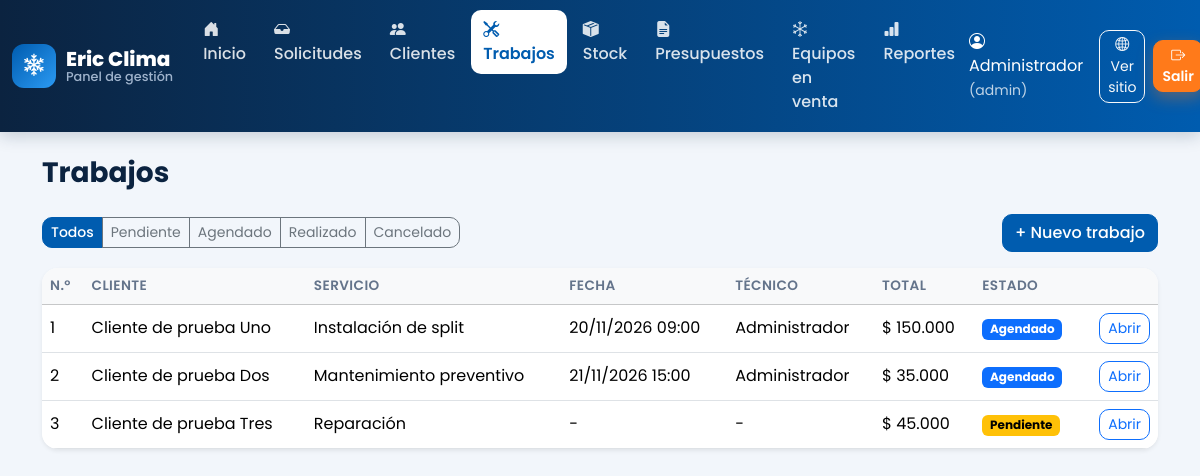
/admin/trabajos.php (signed in), run on the app's committed database.
### tables this page shows
CREATE TABLE trabajos (
    id               INT AUTO_INCREMENT PRIMARY KEY,
    cliente_id       INT NOT NULL,
    equipo_id        INT NULL,
    servicio_id      INT NOT NULL,
    tecnico_id       INT NULL,
    fecha_agendada   DATETIME NULL,
    fecha_realizado  DATE NULL,
    estado           ENUM('pendiente','agendado','realizado','cancelado') NOT NULL DEFAULT 'pendiente',
    total            DECIMAL(12,2) NOT NULL DEFAULT 0,
    garantia_hasta   DATE NULL,
    observaciones    TEXT NULL,
    CONSTRAINT fk_trabajos_cliente  FOREIGN KEY (cliente_id)  REFERENCES clientes(id)  ON DELETE RESTRICT,
    CONSTRAINT fk_trabajos_equipo   FOREIGN KEY (equipo_id)   REFERENCES equipos(id)   ON DELETE SET NULL,
    CONSTRAINT fk_trabajos_servicio FOREIGN KEY (servicio_id) REFERENCES servicios(id) ON DELETE RESTRICT,
    CONSTRAINT fk_trabajos_tecnico  FOREIGN KEY (tecnico_id)  REFERENCES usuarios(id)  ON DELETE SET NULL,
    UNIQUE KEY uq_tecnico_horario (tecnico_id, fecha_agendada),
    INDEX idx_trabajos_estado (estado)
);

CREATE TABLE clientes (
    id          INT AUTO_INCREMENT PRIMARY KEY,
    nombre      VARCHAR(120) NOT NULL,
    telefono    VARCHAR(30)  NOT NULL,
    email       VARCHAR(120) NULL,
    direccion   VARCHAR(150) NOT NULL,
    localidad   VARCHAR(80)  NOT NULL DEFAULT 'Bahía Blanca',
    activo      TINYINT(1) NOT NULL DEFAULT 1,
    fecha_alta  DATETIME NOT NULL DEFAULT CURRENT_TIMESTAMP,
    INDEX idx_clientes_nombre (nombre),
    INDEX idx_clientes_telefono (telefono)
);

CREATE TABLE servicios (
    id           INT AUTO_INCREMENT PRIMARY KEY,
    nombre       VARCHAR(80) NOT NULL UNIQUE,
    descripcion  TEXT NULL,
    precio_base  DECIMAL(12,2) NOT NULL DEFAULT 0,
    activo       TINYINT(1) NOT NULL DEFAULT 1
);

CREATE TABLE usuarios (
    id             INT AUTO_INCREMENT PRIMARY KEY,
    nombre         VARCHAR(100) NOT NULL,
    email          VARCHAR(120) NOT NULL UNIQUE,
    password_hash  VARCHAR(255) NOT NULL,
    rol            ENUM('admin','tecnico') NOT NULL DEFAULT 'tecnico',
    activo         TINYINT(1) NOT NULL DEFAULT 1,
    fecha_alta     DATETIME NOT NULL DEFAULT CURRENT_TIMESTAMP
);

### web/app/auth.php (called while the page is built, shortened)
<?php
require_once __DIR__ . '/config.php';
function usuario_actual(): ?array
{
    return $_SESSION['usuario'] ?? null;
}

### web/app/config.php (called while the page is built, shortened)
<?php
function e($texto): string
{
    return htmlspecialchars((string)$texto, ENT_QUOTES, 'UTF-8');
}
function pesos($n): string
{
    return '$ ' . number_format((float)$n, 0, ',', '.');
}

### web/admin/trabajos.php (the view, shortened to what this page needs)
<?php
require_once __DIR__ . '/../app/auth.php';
require_once __DIR__ . '/../app/layout.php';
$db = db();
$estados = ['pendiente', 'agendado', 'realizado', 'cancelado'];
$filtro = in_array($_GET['estado'] ?? '', $estados, true) ? $_GET['estado'] : '';
$sql = 'SELECT t.*, c.nombre AS cliente, c.direccion, s.nombre AS servicio, u.nombre AS tecnico
        FROM trabajos t
        JOIN clientes c ON c.id = t.cliente_id
        JOIN servicios s ON s.id = t.servicio_id
        LEFT JOIN usuarios u ON u.id = t.tecnico_id';
$st = $db->prepare($sql . ($filtro ? ' WHERE t.estado = ?' : '') . ' ORDER BY t.fecha_agendada IS NULL, t.fecha_agendada, t.id DESC');
$st->execute($filtro ? [$filtro] : []);
$trabajos = $st->fetchAll();
layout_inicio('Trabajos', 'trabajos');
?>
<div class="d-flex flex-wrap gap-2 mb-3 align-items-center">
    <div class="btn-group flex-wrap">
        <a href="trabajos.php" class="btn btn-sm <?= $filtro === '' ? 'btn-marca' : 'btn-outline-secondary' ?>">Todos</a>
        <?php foreach ($estados as $es): ?>
            <a href="trabajos.php?estado=<?= $es ?>" class="btn btn-sm <?= $filtro === $es ? 'btn-marca' : 'btn-outline-secondary' ?>"><?= ucfirst($es) ?></a>
        <?php endforeach; ?>
    </div>
    <button class="btn btn-marca ms-auto" data-bs-toggle="collapse" data-bs-target="#nuevoTrabajo">+ Nuevo trabajo</button>
</div>
<div class="card shadow-sm">
    <div class="table-responsive">
        <table class="table table-hover align-middle mb-0">
            <thead class="table-light"><tr><th>N.º</th><th>Cliente</th><th>Servicio</th><th>Fecha</th><th>Técnico</th><th>Total</th><th>Estado</th><th></th></tr></thead>
            <tbody>
            <?php foreach ($trabajos as $t): ?>
                <tr>
                    <td><?= $t['id'] ?></td>
                    <td><?= e($t['cliente']) ?></td>
                    <td><?= e($t['servicio']) ?></td>
                    <td class="text-nowrap"><?= $t['fecha_agendada'] ? date('d/m/Y H:i', strtotime($t['fecha_agendada'])) : '-' ?></td>
                    <td><?= e($t['tecnico'] ?? '-') ?></td>
                    <td class="text-nowrap"><?= pesos($t['total']) ?></td>
                    <td><?= badge_estado($t['estado']) ?></td>
                    <td class="text-end"><a class="btn btn-sm btn-outline-primary" href="trabajos.php?ver=<?= $t['id'] ?>">Abrir</a></td>
                </tr>
            <?php endforeach; ?>
            </tbody>
        </table>
    </div>
</div>
<?php layout_fin();

### web/app/layout.php (shortened to what this page needs)
<?php
function layout_inicio(string $titulo, string $activo = ''): void
{
    $u = usuario_actual();
    $menu = [
        'index'        => ['Inicio', 'bi-house-door-fill'],
        'solicitudes'  => ['Solicitudes', 'bi-inbox-fill'],
        'clientes'     => ['Clientes', 'bi-people-fill'],
        'trabajos'     => ['Trabajos', 'bi-tools'],
        'materiales'   => ['Stock', 'bi-box-seam-fill'],
        'presupuestos' => ['Presupuestos', 'bi-file-earmark-text-fill'],
        'equipos'      => ['Equipos en venta', 'bi-snow'],
    ];
    if (es_admin()) $menu['reportes'] = ['Reportes', 'bi-bar-chart-fill'];
    ?>
<!doctype html>
<html lang="es">
<head>
    <link href="https://cdn.jsdelivr.net/npm/bootstrap@5.3.3/dist/css/bootstrap.min.css" rel="stylesheet">
    <link href="https://cdn.jsdelivr.net/npm/bootstrap-icons@1.11.3/font/bootstrap-icons.min.css" rel="stylesheet">
    <link href="../assets/css/estilos.css" rel="stylesheet">
</head>
<body class="panel">
<nav class="navbar navbar-expand-xl navbar-dark panel-menu">
    <div class="container-fluid">
        <a class="navbar-brand marca-logo claro" href="index.php"><span class="logo-icono"><i class="bi bi-snow2"></i></span><span><b>Eric Clima</b><small>Panel de gestión</small></span></a>
        <div class="collapse navbar-collapse" id="menu">
            <ul class="navbar-nav me-auto">
                <?php foreach ($menu as $pagina => [$texto, $icono]): ?>
                    <li class="nav-item">
                        <a class="nav-link <?= $activo === $pagina ? 'active' : '' ?>" href="<?= $pagina ?>.php"><i class="bi <?= $icono ?>"></i><?= $texto ?></a>
                    </li>
                <?php endforeach; ?>
            </ul>
            <span class="navbar-text me-3 text-white"><i class="bi bi-person-circle"></i> <?= e($u['nombre']) ?> <small class="opacity-75">(<?= e($u['rol']) ?>)</small></span>
            <a class="btn btn-sm btn-outline-light me-2" href="../public/index.php" target="_blank"><i class="bi bi-globe2"></i> Ver sitio</a>
            <a class="btn btn-sm btn-acento" href="logout.php"><i class="bi bi-box-arrow-right"></i> Salir</a>
        </div>
    </div>
</nav>
<main class="container py-4">
    <h1 class="h3 mb-4"><?= e($titulo) ?></h1>
<?php
}
function layout_fin(): void
{
    ?>
</main>
</body>
</html>
<?php
}
function badge_estado(string $estado): string
{
    $colores = ['pendiente' => 'warning', 'agendado' => 'primary', 'realizado' => 'success', 'cancelado' => 'secondary',
                'contactado' => 'info', 'convertida' => 'success', 'descartada' => 'secondary',
                'aceptado' => 'success', 'rechazado' => 'danger', 'vencido' => 'secondary'];
    return '<span class="badge text-bg-' . ($colores[$estado] ?? 'light') . '">' . e(ucfirst($estado)) . '</span>';
}

### web/assets/css/estilos.css (style rules this page uses)
:root { --marca: #005caf; --marca-oscuro: #003f7d; --marca-noche: #0b2340; --marca-claro: #eaf3fc; --acento: #ff7a1a; --acento-oscuro: #e9650a; --verde-wa: #25d366; --texto: #1f2d3d; --gris: #64748b; --sombra: 0 10px 30px rgba(11, 35, 64, .08); --sombra-fuerte: 0 18px 40px rgba(11, 35, 64, .16); }
.btn-marca { background-color: var(--marca); border-color: var(--marca); color: #fff; font-weight: 500; }
.btn-acento { background: var(--acento); border-color: var(--acento); color: #fff; font-weight: 600; box-shadow: 0 6px 16px rgba(255, 122, 26, .35); }
.marca-logo { display: flex; align-items: center; gap: 10px; text-decoration: none; color: var(--marca-noche); line-height: 1.05; }
.marca-logo b { display: block; font-size: 1.25rem; font-weight: 800; }
.marca-logo small { display: block; font-size: .8rem; color: var(--gris); font-weight: 500; }
.marca-logo.claro { color: #fff; }
.marca-logo.claro small { color: #9fb3cc; }
.logo-icono { width: 44px; height: 44px; border-radius: 12px; background: linear-gradient(135deg, var(--marca), #2b9af3); color: #fff; display: inline-flex; align-items: center; justify-content: center; font-size: 1.4rem; }
.panel { font-family: 'Poppins', system-ui, sans-serif; background: #f2f6fb; }
.panel-menu { background: linear-gradient(90deg, var(--marca-noche), var(--marca)); box-shadow: 0 4px 16px rgba(11, 35, 64, .2); }
.panel-menu .nav-link { color: rgba(255, 255, 255, .85) !important; border-radius: 10px; padding: 8px 12px !important; margin: 2px; font-weight: 500; transition: background .15s; }
.panel-menu .nav-link.active { background: #fff; color: var(--marca) !important; font-weight: 600; }
.panel-menu .nav-link i { margin-right: 4px; }
.panel h1 { color: var(--marca-noche); font-weight: 700; }
.panel .card { border: 0; border-radius: 16px; overflow: hidden; }
.panel .table thead th { font-weight: 600; font-size: .85rem; text-transform: uppercase; letter-spacing: .03em; color: var(--gris); }
.panel .btn { border-radius: 10px; }

### data on the page
trabajos: id "1", cliente.nombre "Cliente de prueba Uno", servicio.nombre "Instalación de split", fecha_agendada "20/11/2026 09:00", tecnico.nombre "Administrador", total "$ 150.000", estado "Agendado"
trabajos: id "2", cliente.nombre "Cliente de prueba Dos", servicio.nombre "Mantenimiento preventivo", fecha_agendada "21/11/2026 15:00", tecnico.nombre "Administrador", total "$ 35.000", estado "Agendado"
trabajos: id "3", cliente.nombre "Cliente de prueba Tres", servicio.nombre "Reparación", tecnico "-", total "$ 45.000", estado "Pendiente"

### other printed values
$texto "Inicio"
$texto "Solicitudes"
$texto "Clientes"
$texto "Trabajos"
$texto "Stock"
$texto "Presupuestos"
$texto "Equipos en venta"
$texto "Reportes"
$u['nombre'] "Administrador"
$u['rol'] "admin"
$titulo "Trabajos"
$es "Pendiente"
$es "Agendado"
$es "Realizado"
$es "Cancelado"
